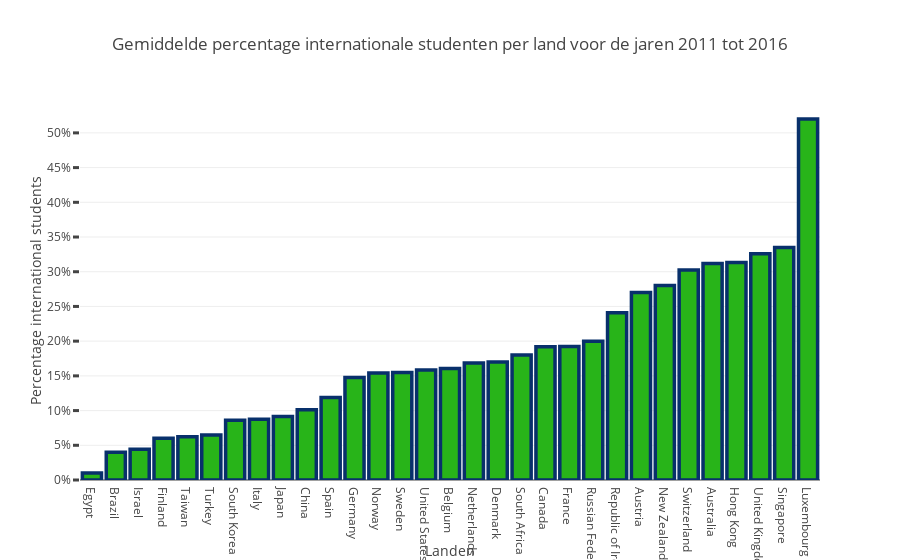

Here is the notebook cell this chart was saved with:
### Code cell
grouped = groupby_mean('country', 0, group = True, column = 'international_students')

data = [go.Bar( 
            x= grouped.index,
            y= grouped['international_students'],
            marker=dict(
                color='rgb(40, 180, 25)',
                line=dict(
                color='rgb(8,48,107)',
                width=3.5),
            ),
    )]

layout = go.Layout(
    title = 'Gemiddelde percentage internationale studenten per land voor de jaren 2011 tot 2016',
    yaxis = go.layout.YAxis(
        tickmode = 'linear',
        ticksuffix = "%",
        tick0 = 0,
        dtick= 5,
        ticklen= 6,
        tickwidth= 3,
        title = 'Percentage international students'
    ),
    xaxis = go.layout.XAxis(
        title = 'Landen'  
    ),
)
fig = go.Figure(data=data, layout=layout)
iplot(fig, filename='basic-bar')

### Figure 1 — Plotly figure (JSON) as saved in the notebook; plotly's stock layout.template omitted (floating-point values rounded to 4 significant figures)
{"data": [{"marker": {"color": "rgb(40, 180, 25)", "line": {"color": "rgb(8,48,107)", "width": 3.5}}, "type": "bar", "uid": "3487e286-6707-476c-9bb6-c22e24b2a75f", "x": ["Egypt", "Brazil", "Israel", "Finland", "Taiwan", "Turkey", "South Korea", "Italy", "Japan", "China", "Spain", "Germany", "Norway", "Sweden", "United States of America", "Belgium", "Netherlands", "Denmark", "South Africa", "Canada", "France", "Russian Federation", "Republic of Ireland", "Austria", "New Zealand", "Switzerland", "Australia", "Hong Kong", "United Kingdom", "Singapore", "Luxembourg"], "y": [1, 4, 4.444, 6, 6.222, 6.5, 8.609, 8.75, 9.148, 10.11, 11.88, 14.77, 15.43, 15.48, 15.84, 16.05, 16.87, 17, 18, 19.19, 19.22, 20, 24.09, 27, 28, 30.24, 31.18, 31.32, 32.59, 33.5, 52]}], "layout": {"title": {"text": "Gemiddelde percentage internationale studenten per land voor de jaren 2011 tot 2016"}, "xaxis": {"title": {"text": "Landen"}}, "yaxis": {"dtick": 5, "tick0": 0, "ticklen": 6, "tickmode": "linear", "ticksuffix": "%", "tickwidth": 3, "title": {"text": "Percentage international students"}}}}
